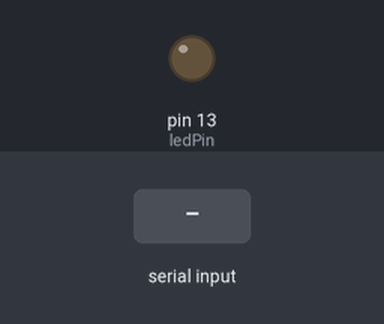
Bench run of a sketch on a simulated Arduino Mega 2560, built with avr-gcc and run on an emulated ATmega2560. On the bench: output pins drawn as LEDs (lit = HIGH). The inputs (shaded band) are chosen by the test bench.

Above: at 2.6 s.
2.7 s: "A" received over the second serial link
At 3.7 s:
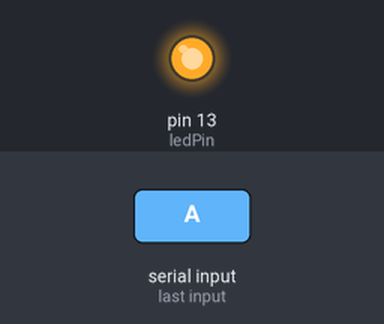
4.2 s: "B" received over the second serial link
At 4.8 s:
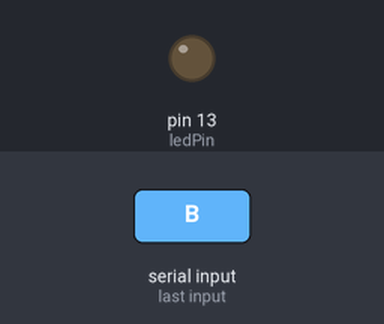
Timing chart, 0 to 7.2 s (numbered marks = the images above; inputs shaded):
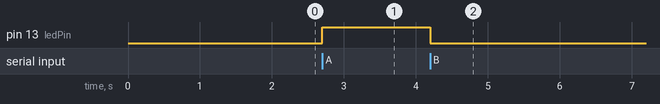

Measured:
- after the input at 2.7 s, pin 13 (ledPin): LOW → HIGH at once
- after the input at 4.2 s, pin 13 (ledPin): HIGH → LOW at once

The sketch:

main.ino
```cpp
const int ledPin = 13; // Led pin

// Array to store commands to send to the MP3 module
static uint8_t cmdbuf[8] = {0};

// Define commands for the MP3 module
#define CMD_NEXT 0x01    // Play the next track
#define CMD_PREV 0x02    // Play the previous track
#define CMD_PLAYN 0x03   // Play the track with the specified number
#define CMD_SET_VOL 0x06 // Define the volume level
#define CMD_SEL_DEV 0x09 // Select the device (SD card)
#define CMD_RESET 0x0C   // Reset the module
#define CMD_PLAY 0x0D    // Begin playback
#define CMD_PAUSE 0x0E   // Pause playback

const int minVolume = 0;         // Minimum volume level
const int maxVolume = 9;         // Maximum volume level
const int maxVolumeHex = 0x001E; // Maximum volume level in hexadecimal
int currentVol = 4;              // Current volume level

// Set the volume based on the specified level
void setVolume(int volumeLevel)
{
  // Check that the volume level stays within the allowed range
  volumeLevel = constrain(volumeLevel, minVolume, maxVolume);

  // Convert the volume level to a hexadecimal value
  int volumeHex = map(volumeLevel, minVolume, maxVolume, 0, maxVolumeHex);

  // Send the command to set the volume
  command(CMD_SET_VOL, volumeHex);
}

void command(int8_t cmd, int16_t dat)
{
  delay(20);
  cmdbuf[0] = 0x7e;               // Begin byte
  cmdbuf[1] = 0xFF;               // Version
  cmdbuf[2] = 0x06;               // Number of bytes in the command
  cmdbuf[3] = cmd;                // The command
  cmdbuf[4] = 0x00;               // 0x00 = no return, 0x01 =  with return
  cmdbuf[5] = (int8_t)(dat >> 8); // First byte of the data
  cmdbuf[6] = (int8_t)(dat);      // Second byte of the data
  cmdbuf[7] = 0xef;               // Last byte

  for (uint8_t i = 0; i < 8; i++)
  {
    Serial1.write(cmdbuf[i]); // Send each byte of the command
  }
}

void setup()
{

  Serial2.begin(38400); // Communication with Phone
  pinMode(ledPin, OUTPUT);
  delay(500); // Wait for the module to initialize

  Serial1.begin(9600); // Communication with MP3 module
  delay(200);
  delay(500);                   // Wait for the module to initialize
  command(CMD_SEL_DEV, 0x0002); // Select the SD card
  delay(200);
  setVolume(5); // Set the volume to 5

  command(CMD_PLAYN, 0x0001); // Play the first track
}

void loop()
{
  // Get Phone commands
  if (Serial2.available())
  {
    char command = Serial2.read();
    handleCommand(command); // Handle Phone commands
  }
}

// Function to handle commands received on Phone
void handleCommand(char cmd)
{
  switch (cmd)
  {
  case 'A':
    digitalWrite(ledPin, HIGH); // Turn on the LED on pin 13
    command(CMD_PLAY, 0);       // Start playback
    break;
  case 'B':
    digitalWrite(ledPin, LOW); // Turn off the LED on pin 13
    command(CMD_PAUSE, 0);     // Stop playback
    break;
  case '1':
    command(CMD_NEXT, 0); // Play the next track
    break;
  case '2':
    command(CMD_PREV, 0); // Play the previous track
    break;
  case 'C': // Increase the volume
    if (currentVol < 10)
    {
      currentVol = currentVol + 1;
      setVolume(currentVol); // Set the volume
    }
    break;
  case 'D': // Decrease the volume
    if (currentVol > 0)
    {
      currentVol = currentVol - 1;
      setVolume(currentVol); // Set the volume
    }
    break;
  case '5':
    command(CMD_RESET, 0); // Reset the module
    break;
  }
}
```
